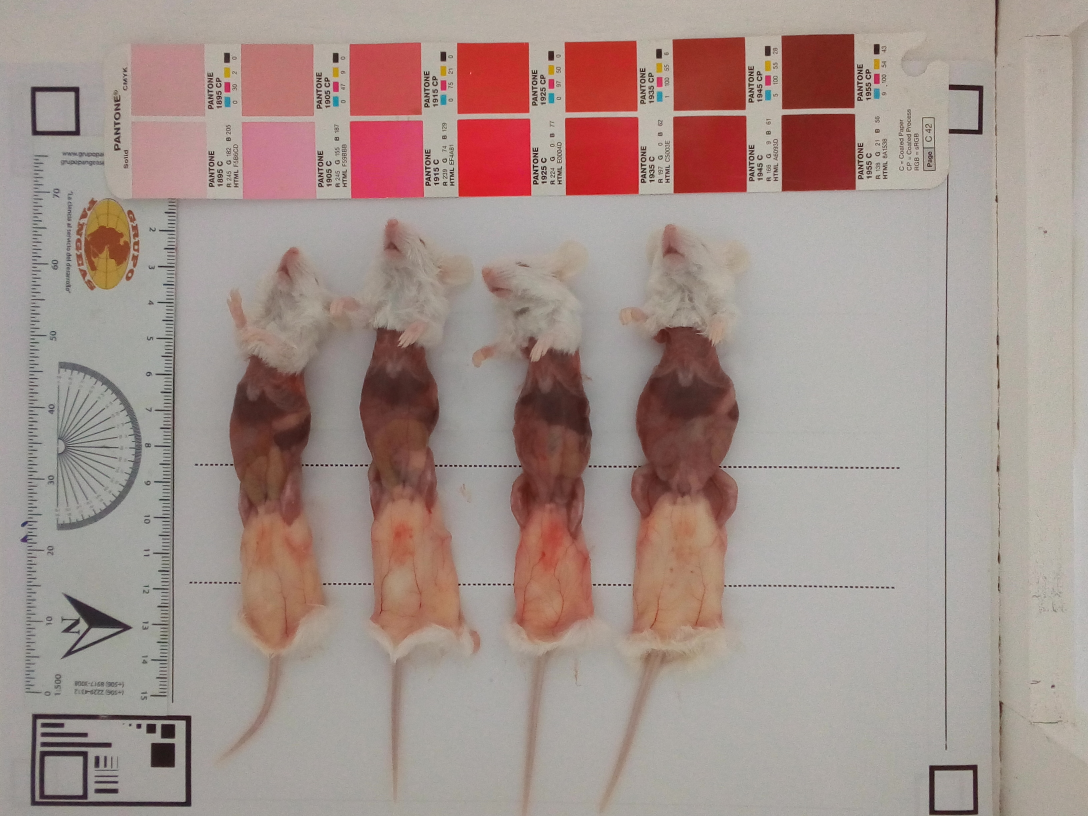
#> input picture Method_Jenkins_et.al_2017/old 0.5 um a.jpg, 3264 x 2448 px (shown at 1/3 size)
$ python -i preprocess.py   (imports and definitions only)
#> lines starting #> are read from the running program, lines starting #| are printed output that depends on the picture; after the words box and inside, x2 and y2 are one past the last pixel; in counts of white or black regions, pixels touching at a corner belong together
import cv2
import numpy as np

def rescale_image(image, res, target_res=6, interpolation=cv2.INTER_CUBIC):

    scale_factor = target_res / res

    new_shape = np.round(np.array(image.shape[:2]) * scale_factor).astype(int)
    new_shape = (new_shape[1], new_shape[0])

    rescaled_image = cv2.resize(image, new_shape, interpolation=cv2.INTER_CUBIC)

    return rescaled_image

def srgb_to_linear(srgb):
    # https://stackoverflow.com/questions/596216/formula-to-determine-perceived-brightness-of-rgb-color/56678483#56678483
    srgb = srgb.astype('float32') / 255.0

    upper = ((srgb + 0.055) / 1.055)**2.4
    lower = srgb / 12.92
    linear = np.where(srgb > 0.04045, upper, lower)

    linear = np.clip(np.round(linear * 255), 0, 255).astype('uint8')
    return linear

def linear_to_srgb(linear):
    linear = linear.astype('float32') / 255.0

    upper = 1.055 * linear**(1.0 / 2.4) - 0.055
    lower = 12.92 * linear
    srgb = np.where(linear > 0.0031308, upper, lower)

    srgb = np.clip(np.round(srgb * 255), 0, 255).astype('uint8')
    return srgb

def auto_white_balance(image, clipping=0.0005):

    # https://stackoverflow.com/questions/48268068/how-do-i-do-the-equivalent-of-gimps-colors-auto-white-balance-in-python-fu

    balanced_image = np.zeros(image.shape)

    for i in range(3):
        hist = np.histogram(image[..., i].ravel(), 256, (0, 256))[0]

        clipping_range = np.where(hist > (hist.sum() * clipping))

        c_min = np.min(clipping_range)
        c_max = np.max(clipping_range)

        balanced_image[...,i] = np.clip(image[...,i], c_min, c_max)
        balanced_image[...,i] = (balanced_image[...,i] - c_min) / (c_max - c_min)

    balanced_image = (balanced_image * 255).astype('uint8')
    return balanced_image

def find_black_square(image, multiscale_factor=0.95, t1=200, t2=200, return_template=False):

    # Convert image to grayscale
    gray_image = cv2.cvtColor(image, cv2.COLOR_RGB2GRAY)

    # Define black square template
    template = np.pad(np.ones((16,16), dtype='uint8') * 255, ((2,2),(2,2)))
    template = np.pad(template, ((2,2),(2,2)), constant_values=255)
    template = cv2.resize(template, (0,0), fx=2, fy=2, interpolation=cv2.INTER_NEAREST)
    edge_template = cv2.Canny(template, 100, 200)

    # Do multiscale template matching on edges
    highest_val = 0
    coordinates = None
    for i in range(30):

        # Scale image and find edges
        current_scale = multiscale_factor**i
        resized_image = cv2.resize(gray_image,
                                   (0,0),
                                   fx=current_scale,
                                   fy=current_scale,
                                   interpolation=cv2.INTER_NEAREST)
        edge_image = cv2.Canny(resized_image, t1, t2)

        # Search for template
        result = cv2.matchTemplate(edge_image, edge_template, cv2.TM_CCOEFF)
        min_val, max_val, min_loc, max_loc = cv2.minMaxLoc(result)

        # Update best match
        if max_val > highest_val:
            highest_val = max_val
            coordinates = np.round(np.array(max_loc) / current_scale).astype(int)
            bbox_size = np.round(template.shape[0] / current_scale).astype(int)

    black_square = image[coordinates[1]:coordinates[1] + bbox_size,
                         coordinates[0]:coordinates[0] + bbox_size,:]
    scaled_template = cv2.resize(template, (bbox_size, bbox_size), interpolation=cv2.INTER_NEAREST)

    if return_template:
        return black_square, scaled_template
    else:
        return black_square

def find_all_black_squares(image, multiscale_factor=0.95, t1=200, t2=200):

    split_value = (np.array(image.shape) / 2).astype(int)

    black_squares = []

    for i in range(2):
        start_x = i * split_value[0]
        end_x = i * split_value[0] + split_value[0]
        for j in range(2):
            start_y = j * split_value[1]
            end_y = j * split_value[1] + split_value[1]

            quadrant = image[start_x:end_x,start_y:end_y,:]
            black_square = find_black_square(quadrant, multiscale_factor=multiscale_factor, t1=t1, t2=t2)
            black_squares.append(black_square)

    return black_squares

def estimate_white_point(image, return_area=False):

    # Threshold grayscale image
    gray_image = cv2.cvtColor(image, cv2.COLOR_RGB2GRAY)
    mask = (cv2.threshold(gray_image, 0.75*255, 255, cv2.THRESH_BINARY)[1] / 255).astype('uint8')

    # Compute white area and white point
    white_area = np.sum(mask)
    white_point = np.sum(image * mask[:,:,None], axis=(0,1)) / white_area

    if return_area:
        return white_point, white_area
    else:
        return white_point

def estimate_black_point(image, return_area=False):

    # Threshold grayscale image
    gray_image = cv2.cvtColor(image, cv2.COLOR_RGB2GRAY)
    mask = 1 - (cv2.threshold(gray_image, 0.25*255, 255, cv2.THRESH_BINARY)[1] / 255).astype('uint8')

    # Compute black area and black point
    black_area = np.sum(mask)
    black_point = np.sum(image * mask[:,:,None], axis=(0,1)) / black_area

    if return_area:
        return black_point, black_area
    else:
        return black_point

def estimate_pixel_resolution(image, inner_area=10**2, return_pixel_area=False):

    # Threshold grayscale image
    gray_image = cv2.cvtColor(image, cv2.COLOR_RGB2GRAY)
    mask = (cv2.threshold(gray_image, 127, 255, cv2.THRESH_BINARY)[1] / 255).astype('uint8')

    # Connected components
    # from scipy.ndimage import label, generate_binary_structure
    # labeled_array, num_features = label(mask, structure=generate_binary_structure(2,1))
    num_features, labeled_array = cv2.connectedComponents(mask)

    # Find and mask largest object
    object_mask = (labeled_array == np.argmax([np.sum(labeled_array == i) for i in range(num_features)]))

    # Compute pixel area and resolution
    pixel_area = np.sum(object_mask)
    pixel_resolution = np.sqrt(inner_area) / np.sqrt(pixel_area)

    if return_pixel_area:
        return pixel_resolution, pixel_area
    else:
        return pixel_resolution

def compute_square_info(black_squares, inner_area=10**2):

    total_inner_area = 0
    total_pixel_area = 0

    total_white_area = 0
    total_white_point = np.zeros(3)

    total_black_area = 0
    total_black_point = np.zeros(3)

    for i in range(len(black_squares)):

        pixel_resolution, pixel_area = estimate_pixel_resolution(black_squares[i],
                                                                 inner_area=inner_area,
                                                                 return_pixel_area=True)
        total_inner_area += inner_area
        total_pixel_area += pixel_area

        white_point, white_area = estimate_white_point(black_squares[i],
                                                       return_area=True)
        black_point, black_area = estimate_black_point(black_squares[i],
                                                       return_area=True)
        total_white_point += white_point * white_area
        total_white_area += white_area

        total_black_point += black_point * black_area
        total_black_area += black_area

    white_point = total_white_point / total_white_area
    black_point = total_black_point / total_black_area

    pixel_resolution = 1 / (np.sqrt(total_inner_area) / np.sqrt(total_pixel_area))

    return white_point, black_point, pixel_resolution

def white_balance(image, white_point, black_point):

    image = image.astype(float)

    lum = np.mean(white_point)
    image[...,0] = (image[...,0] - black_point[0]) * lum / (white_point[0] - black_point[0])
    image[...,1] = (image[...,1] - black_point[1]) * lum / (white_point[1] - black_point[1])
    image[...,2] = (image[...,2] - black_point[2]) * lum / (white_point[2] - black_point[2])

    image = np.round(np.clip(image, 0, 255)).astype('uint8')

    return image

def rescale_image(image, res, target_res=6, interpolation=cv2.INTER_CUBIC):

    scale_factor = target_res / res

    new_shape = np.round(np.array(image.shape[:2]) * scale_factor).astype(int)
    new_shape = (new_shape[1], new_shape[0])

    rescaled_image = cv2.resize(image, new_shape, interpolation=cv2.INTER_CUBIC)

    return rescaled_image

def preprocess_image(image, inner_area=10**2, target_res=5):

    # Convert to linear RGB color space
    image = srgb_to_linear(image)

    # Apply automatic white balancing
    image = auto_white_balance(image)

    # Apply template white balancing
    black_squares = find_all_black_squares(image)
    white_point, black_point, pixel_resolution = compute_square_info(black_squares, inner_area=inner_area)
    image = white_balance(image, white_point, black_point)

    # Convert back to gamma RGB color space
    image = linear_to_srgb(image)

    # Rescale image to have a resolution of 5 pixels per mm
    image = rescale_image(image, pixel_resolution, target_res=target_res, interpolation=cv2.INTER_CUBIC)

    return image

>>> import cv2
>>> picture = cv2.cvtColor(cv2.imread('../Method_Jenkins_et.al_2017/old 0.5 um a.jpg'), cv2.COLOR_BGR2RGB)
>>> result = preprocess_image(picture)
#> in srgb_to_linear, `upper = ((srgb + 0.055) / 1.055)**2.4`:
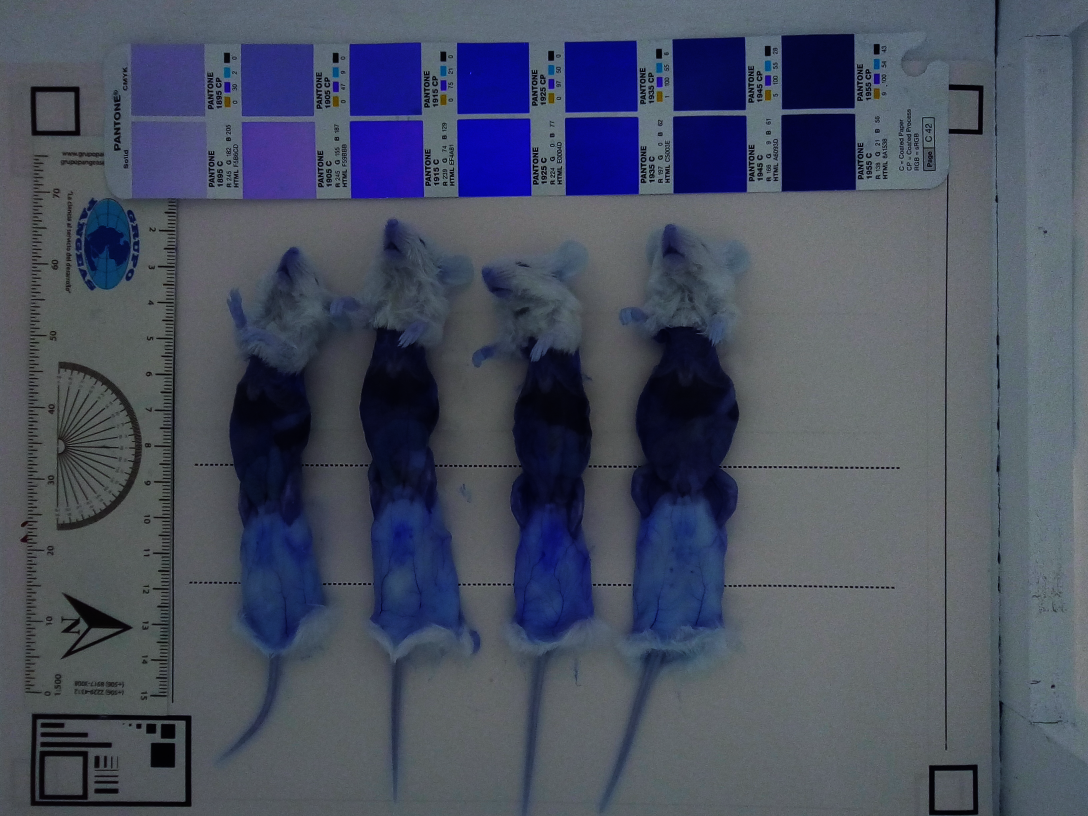
#> upper: shape (2448, 3264, 3) float32 (shown at 1/3 size); mean of channels 0, 1, 2 0.392, 0.315, 0.285; drawn as B, G, R
#> the loop in auto_white_balance, `for i in range(3):` made 3 passes
#> (c_min, c_max) on passes 1 to 3: (4, 177), (2, 133), (2, 125)
#> after the loop in auto_white_balance, `for i in range(3):`:
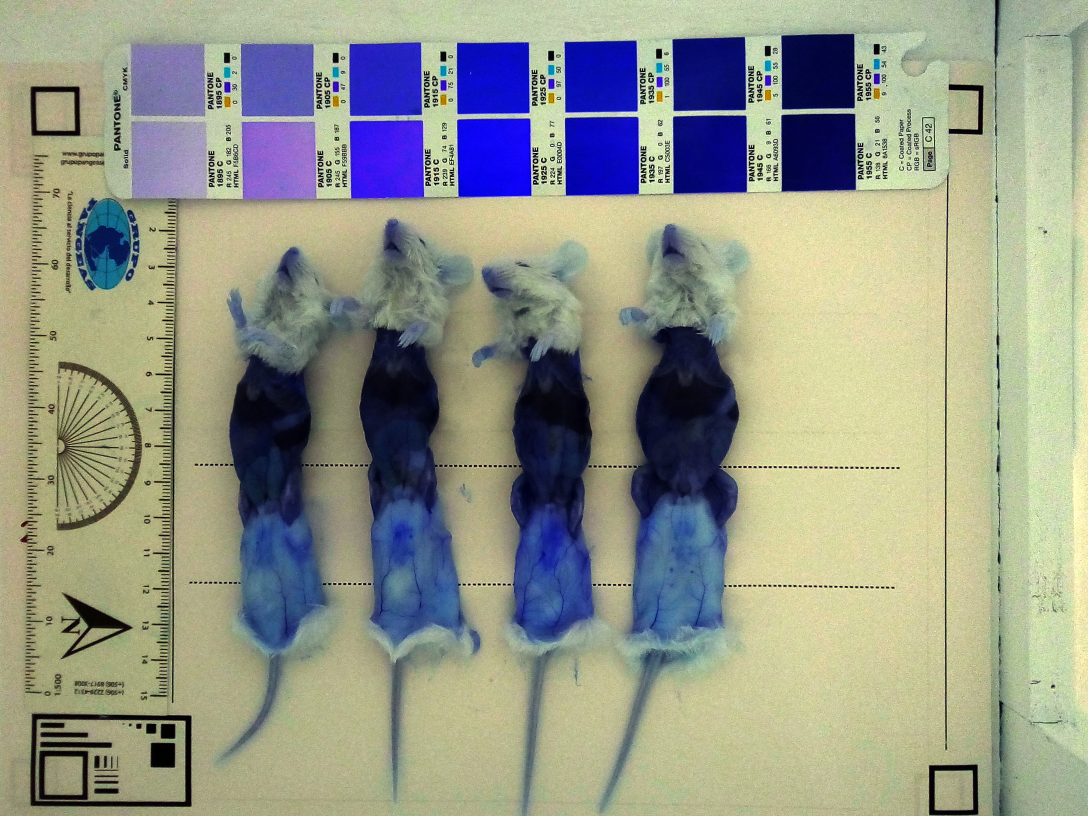
#> balanced_image: shape (2448, 3264, 3) float64 (shown at 1/3 size); mean of channels 0, 1, 2 0.541, 0.596, 0.584; drawn as B, G, R
#> after the loop in find_all_black_squares, `for i in range(2):`:
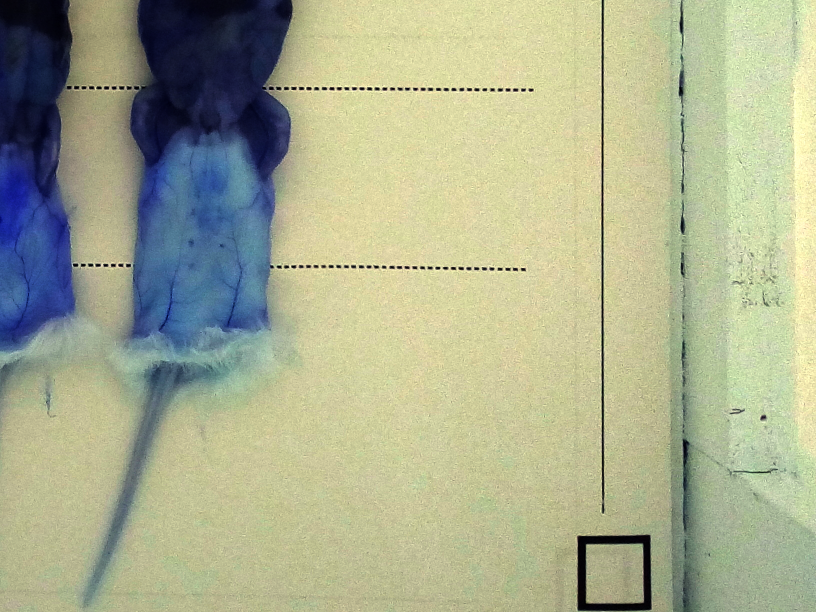
#> quadrant: shape (1224, 1632, 3) (shown at 1/2 size); mean of channels 0, 1, 2 144.1, 174.1, 169.6; drawn as B, G, R
#> after the loop in find_all_black_squares, `for i in range(2):`: black_squares = 4 items
#> the loop in compute_square_info, `for i in range(len(black_squares)): ` made 4 passes
#> (num_features in estimate_pixel_resolution, pixel_area, pixel_resolution, total_inner_area, total_pixel_area, white_area, white_point, black_area) on passes 1, 2, 4: (7, 12717, 0.0887, 100, 12717, 26, [168, 208.9, 214.1], 7685), (3, 23910, 0.0647, 200, 36627, 3307, [175.1, 214.6, 199.7], 4838), (11, 13237, 0.0869, 400, 64489, 20, [166.2, 214, 213.9], 7159)
#> pass 1, in estimate_pixel_resolution, `gray_image = cv2.cvtColor(image, cv2.COLOR_RGB2GRAY)`:
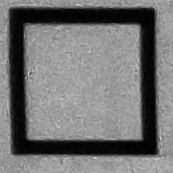
#> gray_image: shape (173, 173); min 0, max 210, mean 114.9
#> pass 1, in estimate_pixel_resolution, `mask = (cv2.threshold(gray_image, 127, 255, cv2.THRESH_BINARY)[1] / 25..`:
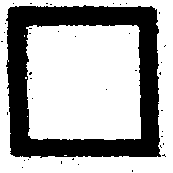
#> mask: shape (173, 173); values 0 (black) and 1 (white), 67.4% white; 40 black regions (39 under 20 px), largest, box (x1, y1, x2, y2) and area: (6, 5, 161, 158) 9696
#> pass 1, in estimate_pixel_resolution, `num_features, labeled_array = cv2.connectedComponents(mask)`:
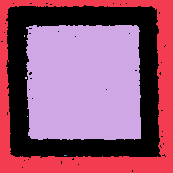
#> labeled_array: shape (173, 173) int32; 7 distinct labels, from 0 to 6; one colour per label, 0 black
#> pass 1, in estimate_pixel_resolution, `object_mask = (labeled_array == np.argmax([np.sum(labeled_array == i) ..`:
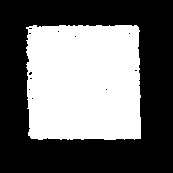
#> object_mask: shape (173, 173) bool; 42.5% white; 1 white region, box (x1, y1, x2, y2) and area: (26, 25, 141, 140) 12717
#> after the loop in compute_square_info, `for i in range(len(black_squares)):`: total_black_area = 29964; total_inner_area = 400; total_pixel_area = 64489; total_white_area = 3353
#> in compute_square_info, `white_point = total_white_point / total_white_area`: white_point = [nan, nan, nan]
#> in compute_square_info, `black_point = total_black_point / total_black_area`: black_point = [11.88, 10.84, 14.85]
#> in compute_square_info, `pixel_resolution = 1 / (np.sqrt(total_inner_area) / np.sqrt(total_pixe..`: pixel_resolution = 12.7
#> in preprocess_image, `white_point, black_point, pixel_resolution = compute_square_info(black..`: white_point = [nan, nan, nan]; black_point = [11.88, 10.84, 14.85]; pixel_resolution = 12.7
#> in white_balance, `lum = np.mean(white_point)`: lum = nan
#> in white_balance, `image[...,0] = (image[...,0] - black_point[0]) * lum / (white_point[0]..`: image: shape (2448, 3264, 3) float64; 33.33% of the values are NaN or infinite; the others: min 0, max 255, mean 149.9
#> in white_balance, `image[...,1] = (image[...,1] - black_point[1]) * lum / (white_point[1]..`: image: shape (2448, 3264, 3) float64; 66.67% of the values are NaN or infinite; the others: min 0, max 255, mean 148.3
#> in white_balance, `image[...,2] = (image[...,2] - black_point[2]) * lum / (white_point[2]..`: image: shape (2448, 3264, 3) float64; every value is NaN or infinite
#> in white_balance, `image = np.round(np.clip(image, 0, 255)).astype('uint8')`: image: shape (2448, 3264, 3); every value is 0
#> in linear_to_srgb, `linear = linear.astype('float32') / 255.0`: linear: shape (2448, 3264, 3) float32; every value is 0
#> in linear_to_srgb, `upper = 1.055 * linear**(1.0 / 2.4) - 0.055`: upper: shape (2448, 3264, 3) float32; every value is -0.055
#> in rescale_image, `scale_factor = target_res / res`: scale_factor = 0.394
#> in rescale_image, `new_shape = np.round(np.array(image.shape[:2]) * scale_factor).astype(..`: new_shape = [964, 1285]
#> in rescale_image, `new_shape = (new_shape[1], new_shape[0])`: new_shape = (1285, 964)
#> in rescale_image, `rescaled_image = cv2.resize(image, new_shape, interpolation=cv2.INTER_..`: rescaled_image: shape (964, 1285, 3); every value is 0
